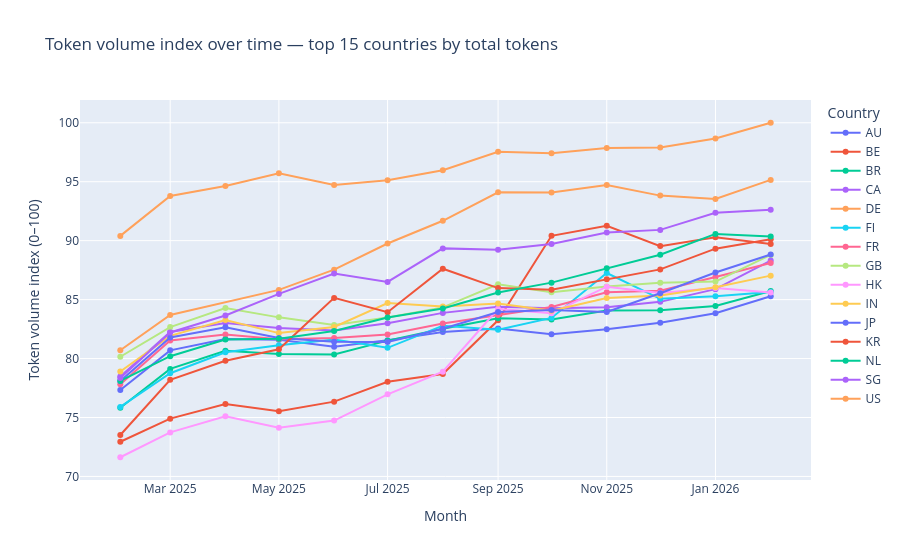

Notebook source saved alongside this figure:
### Code cell
def make_line_chart(data: pd.DataFrame, y_col: str, title: str, y_axis_title: str):
    fig = px.line(
        data,
        x="month_label",
        y=y_col,
        color="country",
        markers=True,
        title=title,
        hover_data={
            "country": True,
            "month_label": True,
            "total_tokens": ":,.0f",
            "token_index": ":.2f",
            "open_source_index": ":.2f",
            "chinese_index": ":.2f",
        },
        category_orders={"month_label": sorted(data["month_label"].unique())},
    )

    fig.update_layout(
        xaxis_title="Month",
        yaxis_title=y_axis_title,
        legend_title_text="Country",
        hovermode="x unified",
    )
    return fig

fig_token = make_line_chart(
    line_df,
    y_col="token_index",
    title=f"Token volume index over time — top {TOP_N_COUNTRIES_FOR_LINES} countries by total tokens",
    y_axis_title="Token volume index (0–100)",
)

fig_open = make_line_chart(
    line_df,
    y_col="open_source_index",
    title=f"Open-source index over time — top {TOP_N_COUNTRIES_FOR_LINES} countries by total tokens",
    y_axis_title="Open-source index (0–100)",
)

fig_chinese = make_line_chart(
    line_df,
    y_col="chinese_index",
    title=f"Chinese model index over time — top {TOP_N_COUNTRIES_FOR_LINES} countries by total tokens",
    y_axis_title="Chinese index (0–100)",
)

fig_token


from IPython.display import display
display(fig_token)

### Figure 1 — Plotly figure (JSON) as saved in the notebook; plotly's stock layout.template omitted (floating-point values rounded to 4 significant figures)
{"data": [{"customdata": [["AU", 38855875491, 16.23, 9.008], ["AU", 98115440687, 15.08, 12.62], ["AU", 128137850772, 16.2, 13.64], ["AU", 125901800051, 19.68, 15.05], ["AU", 107042351509, 21.41, 18.76], ["AU", 124321714870, 36.3, 32.57], ["AU", 150786690315, 36.87, 37.79], ["AU", 163951558243, 33.25, 31.44], ["AU", 143041803882, 27.35, 27.92], ["AU", 160441925321, 21.44, 27.95], ["AU", 187197761663, 31.45, 28.5], ["AU", 233833638583, 26.87, 31.84], ["AU", 348345694436, 14.82, 38.47]], "hovertemplate": "country=%{customdata[0]}<br>month_label=%{x}<br>token_index=%{y:.2f}<br>total_tokens=%{customdata[1]:,.0f}<br>open_source_index=%{customdata[2]:.2f}<br>chinese_index=%{customdata[3]:.2f}<extra></extra>", "legendgroup": "AU", "line": {"color": "#636efa", "dash": "solid"}, "marker": {"symbol": "circle"}, "mode": "lines+markers", "name": "AU", "orientation": "v", "showlegend": true, "type": "scatter", "x": ["2025-02", "2025-03", "2025-04", "2025-05", "2025-06", "2025-07", "2025-08", "2025-09", "2025-10", "2025-11", "2025-12", "2026-01", "2026-02"], "xaxis": "x", "y": [77.34, 80.69, 81.66, 81.6, 81.01, 81.55, 82.25, 82.56, 82.06, 82.48, 83.04, 83.84, 85.29], "yaxis": "y"}, {"customdata": [["BE", 11564653365, 9.487, 6.033], ["BE", 19846660089, 15.67, 13.97], ["BE", 27915737409, 20.28, 12.9], ["BE", 23562914235, 25.2, 21.32], ["BE", 29557477877, 33.15, 23.01], ["BE", 47026936634, 15.38, 18.06], ["BE", 56488696574, 50.59, 44.34], ["BE", 198199026585, 36.87, 19.83], ["BE", 1432046108035, 4.338, 2.748], ["BE", 1812293986979, 1.725, 1.427], ["BE", 1125366260606, 13.53, 8.382], ["BE", 1382847718292, 10.87, 17.91], ["BE", 1184683364663, 6.749, 44.56]], "hovertemplate": "country=%{customdata[0]}<br>month_label=%{x}<br>token_index=%{y:.2f}<br>total_tokens=%{customdata[1]:,.0f}<br>open_source_index=%{customdata[2]:.2f}<br>chinese_index=%{customdata[3]:.2f}<extra></extra>", "legendgroup": "BE", "line": {"color": "#EF553B", "dash": "solid"}, "marker": {"symbol": "circle"}, "mode": "lines+markers", "name": "BE", "orientation": "v", "showlegend": true, "type": "scatter", "x": ["2025-02", "2025-03", "2025-04", "2025-05", "2025-06", "2025-07", "2025-08", "2025-09", "2025-10", "2025-11", "2025-12", "2026-01", "2026-02"], "xaxis": "x", "y": [72.94, 74.9, 76.14, 75.52, 76.35, 78.03, 78.69, 83.24, 90.41, 91.26, 89.54, 90.28, 89.72], "yaxis": "y"}, {"customdata": [["BR", 25618992799, 23.13, 19.13], ["BR", 63555925142, 33.42, 28.78], ["BR", 97191629753, 31.77, 26.27], ["BR", 90040793597, 38.33, 31.55], ["BR", 89045888247, 46.05, 38.66], ["BR", 123207491797, 46.24, 44.81], ["BR", 162381090095, 38.73, 41.36], ["BR", 207820549309, 37.4, 37.46], ["BR", 201708470153, 46.41, 47.41], ["BR", 249977540339, 36.79, 41.53], ["BR", 250229611724, 37.31, 41.7], ["BR", 277695282899, 20.88, 33.72], ["BR", 394436433128, 13.66, 34.17]], "hovertemplate": "country=%{customdata[0]}<br>month_label=%{x}<br>token_index=%{y:.2f}<br>total_tokens=%{customdata[1]:,.0f}<br>open_source_index=%{customdata[2]:.2f}<br>chinese_index=%{customdata[3]:.2f}<extra></extra>", "legendgroup": "BR", "line": {"color": "#00cc96", "dash": "solid"}, "marker": {"symbol": "circle"}, "mode": "lines+markers", "name": "BR", "orientation": "v", "showlegend": true, "type": "scatter", "x": ["2025-02", "2025-03", "2025-04", "2025-05", "2025-06", "2025-07", "2025-08", "2025-09", "2025-10", "2025-11", "2025-12", "2026-01", "2026-02"], "xaxis": "x", "y": [75.83, 79.12, 80.66, 80.38, 80.34, 81.52, 82.52, 83.41, 83.31, 84.08, 84.09, 84.46, 85.74], "yaxis": "y"}, {"customdata": [["CA", 53087496050, 15.21, 13.21], ["CA", 150659244175, 22.95, 16.05], ["CA", 186443190880, 24.96, 20.83], ["CA", 165137212758, 31.85, 24.7], ["CA", 156540106865, 35.8, 33.63], ["CA", 184958025304, 44.68, 45.01], ["CA", 235877915154, 45.81, 45.35], ["CA", 271526008783, 39.52, 33.92], ["CA", 263209911898, 33.44, 35.12], ["CA", 269721355701, 25.02, 31.5], ["CA", 305273763083, 35.52, 35.61], ["CA", 411265485558, 27.3, 32.69], ["CA", 801392604137, 13.59, 53.63]], "hovertemplate": "country=%{customdata[0]}<br>month_label=%{x}<br>token_index=%{y:.2f}<br>total_tokens=%{customdata[1]:,.0f}<br>open_source_index=%{customdata[2]:.2f}<br>chinese_index=%{customdata[3]:.2f}<extra></extra>", "legendgroup": "CA", "line": {"color": "#ab63fa", "dash": "solid"}, "marker": {"symbol": "circle"}, "mode": "lines+markers", "name": "CA", "orientation": "v", "showlegend": true, "type": "scatter", "x": ["2025-02", "2025-03", "2025-04", "2025-05", "2025-06", "2025-07", "2025-08", "2025-09", "2025-10", "2025-11", "2025-12", "2026-01", "2026-02"], "xaxis": "x", "y": [78.47, 82.25, 83.02, 82.58, 82.39, 82.99, 83.87, 84.38, 84.27, 84.36, 84.81, 85.89, 88.31], "yaxis": "y"}, {"customdata": [["DE", 98381294318, 18.81, 8.983], ["DE", 224749874395, 23.97, 15.88], ["DE", 403925268034, 19.83, 13.04], ["DE", 649114491023, 16.51, 11.89], ["DE", 1195558212040, 15.22, 13.57], ["DE", 2036015378765, 28.05, 26.78], ["DE", 3965501953739, 8.133, 7.247], ["DE", 3952665096405, 8.479, 7.126], ["DE", 4715001799669, 9.008, 17.85], ["DE", 3668517212483, 21.98, 17.27], ["DE", 3398236325629, 18.42, 26.38], ["DE", 5300919233514, 7.806, 60.87]], "hovertemplate": "country=%{customdata[0]}<br>month_label=%{x}<br>token_index=%{y:.2f}<br>total_tokens=%{customdata[1]:,.0f}<br>open_source_index=%{customdata[2]:.2f}<br>chinese_index=%{customdata[3]:.2f}<extra></extra>", "legendgroup": "DE", "line": {"color": "#FFA15A", "dash": "solid"}, "marker": {"symbol": "circle"}, "mode": "lines+markers", "name": "DE", "orientation": "v", "showlegend": true, "type": "scatter", "x": ["2025-02", "2025-03", "2025-05", "2025-06", "2025-07", "2025-08", "2025-09", "2025-10", "2025-11", "2025-12", "2026-01", "2026-02"], "xaxis": "x", "y": [80.7, 83.7, 85.82, 87.54, 89.76, 91.69, 94.1, 94.09, 94.73, 93.82, 93.54, 95.15], "yaxis": "y"}, {"customdata": [["FI", 26118873651, 39.2, 34.78], ["FI", 57467093201, 27.8, 22.16], ["FI", 93759136646, 29.03, 13.63], ["FI", 110760064946, 35.11, 16.73], ["FI", 126154333262, 43.52, 30.22], ["FI", 104160602052, 40.95, 25.98], ["FI", 174858244360, 60.5, 18.67], ["FI", 158769640343, 40.64, 23.63], ["FI", 209552816827, 33.18, 23.44], ["FI", 600064773479, 10.85, 9.809], ["FI", 327666514325, 23.69, 14.1], ["FI", 348761589197, 25.25, 22.3], ["FI", 384495515792, 18.83, 34.75]], "hovertemplate": "country=%{customdata[0]}<br>month_label=%{x}<br>token_index=%{y:.2f}<br>total_tokens=%{customdata[1]:,.0f}<br>open_source_index=%{customdata[2]:.2f}<br>chinese_index=%{customdata[3]:.2f}<extra></extra>", "legendgroup": "FI", "line": {"color": "#19d3f3", "dash": "solid"}, "marker": {"symbol": "circle"}, "mode": "lines+markers", "name": "FI", "orientation": "v", "showlegend": true, "type": "scatter", "x": ["2025-02", "2025-03", "2025-04", "2025-05", "2025-06", "2025-07", "2025-08", "2025-09", "2025-10", "2025-11", "2025-12", "2026-01", "2026-02"], "xaxis": "x", "y": [75.9, 78.76, 80.53, 81.13, 81.61, 80.91, 82.79, 82.44, 83.44, 87.26, 85.06, 85.29, 85.64], "yaxis": "y"}, {"customdata": [["FR", 44345952161, 12.85, 7.968], ["FR", 123406835105, 18.82, 9.393], ["FR", 142180793862, 16.6, 12.14], ["FR", 126965844112, 19.36, 15.98], ["FR", 130666613312, 21.73, 15.09], ["FR", 142221793473, 26.57, 23.75], ["FR", 183559720460, 32.23, 28.83], ["FR", 224131573849, 27.02, 22.33], ["FR", 271053203155, 22.21, 24.44], ["FR", 382719338146, 18.14, 22.43], ["FR", 395268157244, 27.1, 25.44], ["FR", 545076772657, 23.61, 23.54], ["FR", 758252962552, 15.77, 28.45]], "hovertemplate": "country=%{customdata[0]}<br>month_label=%{x}<br>token_index=%{y:.2f}<br>total_tokens=%{customdata[1]:,.0f}<br>open_source_index=%{customdata[2]:.2f}<br>chinese_index=%{customdata[3]:.2f}<extra></extra>", "legendgroup": "FR", "line": {"color": "#FF6692", "dash": "solid"}, "marker": {"symbol": "circle"}, "mode": "lines+markers", "name": "FR", "orientation": "v", "showlegend": true, "type": "scatter", "x": ["2025-02", "2025-03", "2025-04", "2025-05", "2025-06", "2025-07", "2025-08", "2025-09", "2025-10", "2025-11", "2025-12", "2026-01", "2026-02"], "xaxis": "x", "y": [77.82, 81.53, 82.04, 81.63, 81.73, 82.04, 82.96, 83.69, 84.38, 85.63, 85.74, 86.91, 88.11], "yaxis": "y"}, {"customdata": [["GB", 84482880556, 18.74, 10.71], ["GB", 169056991291, 20.14, 14.37], ["GB", 264432763929, 18.34, 12.67], ["GB", 212442574050, 22.22, 17.33], ["GB", 177636577306, 29.27, 26.14], ["GB", 211588983727, 30.16, 29.76], ["GB", 268081891786, 22.33, 18.37], ["GB", 460802483891, 16.04, 14.75], ["GB", 382068469077, 18.89, 19.07], ["GB", 436166579585, 25.24, 23.38], ["GB", 477696026049, 39.69, 24.99], ["GB", 491107430904, 29.43, 27.69], ["GB", 915463932397, 13.1, 37.17]], "hovertemplate": "country=%{customdata[0]}<br>month_label=%{x}<br>token_index=%{y:.2f}<br>total_tokens=%{customdata[1]:,.0f}<br>open_source_index=%{customdata[2]:.2f}<br>chinese_index=%{customdata[3]:.2f}<extra></extra>", "legendgroup": "GB", "line": {"color": "#B6E880", "dash": "solid"}, "marker": {"symbol": "circle"}, "mode": "lines+markers", "name": "GB", "orientation": "v", "showlegend": true, "type": "scatter", "x": ["2025-02", "2025-03", "2025-04", "2025-05", "2025-06", "2025-07", "2025-08", "2025-09", "2025-10", "2025-11", "2025-12", "2026-01", "2026-02"], "xaxis": "x", "y": [80.15, 82.67, 84.29, 83.49, 82.85, 83.48, 84.34, 86.3, 85.62, 86.1, 86.43, 86.53, 88.79], "yaxis": "y"}, {"customdata": [["HK", 8042671803, 95.06, 48.21], ["HK", 14391185430, 97.05, 81.53], ["HK", 21027535181, 96.85, 74.22], ["HK", 16076401500, 94.24, 73.43], ["HK", 18959155142, 94.8, 79.39], ["HK", 35064068280, 80.05, 90.89], ["HK", 59546341824, 60.27, 92.97], ["HK", 259033879998, 25.36, 31.64], ["HK", 233998252568, 41.48, 64.86], ["HK", 435762914836, 23.98, 42.12], ["HK", 375152230980, 42.45, 60.01], ["HK", 422971609267, 41.51, 88.06], ["HK", 379587386424, 15.1, 78.98]], "hovertemplate": "country=%{customdata[0]}<br>month_label=%{x}<br>token_index=%{y:.2f}<br>total_tokens=%{customdata[1]:,.0f}<br>open_source_index=%{customdata[2]:.2f}<br>chinese_index=%{customdata[3]:.2f}<extra></extra>", "legendgroup": "HK", "line": {"color": "#FF97FF", "dash": "solid"}, "marker": {"symbol": "circle"}, "mode": "lines+markers", "name": "HK", "orientation": "v", "showlegend": true, "type": "scatter", "x": ["2025-02", "2025-03", "2025-04", "2025-05", "2025-06", "2025-07", "2025-08", "2025-09", "2025-10", "2025-11", "2025-12", "2026-01", "2026-02"], "xaxis": "x", "y": [71.63, 73.74, 75.11, 74.14, 74.74, 76.96, 78.88, 84.21, 83.84, 86.1, 85.56, 85.99, 85.6], "yaxis": "y"}, {"customdata": [["IN", 59910793480, 55.63, 9.23], ["IN", 137643057804, 58.1, 20.28], ["IN", 199920129505, 41.28, 16.97], ["IN", 146954248248, 43.14, 29.77], ["IN", 169641002936, 41.33, 27.21], ["IN", 297013104419, 35.15, 20.21], ["IN", 273763128779, 31.55, 32.87], ["IN", 292987528514, 27.72, 24.97], ["IN", 248165932667, 29.32, 26.42], ["IN", 333734442214, 18.35, 21.29], ["IN", 353377795922, 23.0, 22.13], ["IN", 429143671334, 24.75, 29.32], ["IN", 563983064420, 16.7, 26.17]], "hovertemplate": "country=%{customdata[0]}<br>month_label=%{x}<br>token_index=%{y:.2f}<br>total_tokens=%{customdata[1]:,.0f}<br>open_source_index=%{customdata[2]:.2f}<br>chinese_index=%{customdata[3]:.2f}<extra></extra>", "legendgroup": "IN", "line": {"color": "#FECB52", "dash": "solid"}, "marker": {"symbol": "circle"}, "mode": "lines+markers", "name": "IN", "orientation": "v", "showlegend": true, "type": "scatter", "x": ["2025-02", "2025-03", "2025-04", "2025-05", "2025-06", "2025-07", "2025-08", "2025-09", "2025-10", "2025-11", "2025-12", "2026-01", "2026-02"], "xaxis": "x", "y": [78.91, 81.92, 83.27, 82.16, 82.68, 84.71, 84.41, 84.66, 84.06, 85.13, 85.34, 86.04, 87.03], "yaxis": "y"}, {"customdata": [["JP", 48002476717, 8.132, 6.503], ["JP", 132869321248, 9.998, 9.05], ["JP", 168520669731, 15.74, 13.41], ["JP", 130941441434, 15.11, 12.84], ["JP", 119777046358, 15.85, 14.55], ["JP", 119353899845, 22.05, 22.34], ["JP", 162788857672, 29.01, 29.29], ["JP", 241173161542, 22.33, 21.97], ["JP", 252776971678, 19.97, 20.14], ["JP", 240628084170, 19.67, 22.2], ["JP", 373716278885, 21.0, 24.36], ["JP", 607582096706, 15.56, 16.18], ["JP", 924466971918, 9.291, 38.75]], "hovertemplate": "country=%{customdata[0]}<br>month_label=%{x}<br>token_index=%{y:.2f}<br>total_tokens=%{customdata[1]:,.0f}<br>open_source_index=%{customdata[2]:.2f}<br>chinese_index=%{customdata[3]:.2f}<extra></extra>", "legendgroup": "JP", "line": {"color": "#636efa", "dash": "solid"}, "marker": {"symbol": "circle"}, "mode": "lines+markers", "name": "JP", "orientation": "v", "showlegend": true, "type": "scatter", "x": ["2025-02", "2025-03", "2025-04", "2025-05", "2025-06", "2025-07", "2025-08", "2025-09", "2025-10", "2025-11", "2025-12", "2026-01", "2026-02"], "xaxis": "x", "y": [78.1, 81.79, 82.65, 81.74, 81.42, 81.4, 82.53, 83.95, 84.12, 83.95, 85.54, 87.3, 88.82], "yaxis": "y"}, {"customdata": [["KR", 13531196322, 12.48, 10.01], ["KR", 49199760398, 10.12, 7.969], ["KR", 76795437651, 29.0, 24.77], ["KR", 100581761131, 46.95, 38.53], ["KR", 335016193418, 11.5, 9.946], ["KR", 239456282340, 22.13, 19.83], ["KR", 663328303693, 8.679, 7.814], ["KR", 421167980912, 22.35, 17.87], ["KR", 404863841911, 25.78, 22.26], ["KR", 517959634876, 16.93, 18.34], ["KR", 652911217822, 13.82, 16.3], ["KR", 1060785028779, 46.7, 14.22], ["KR", 1323548288088, 43.42, 38.42]], "hovertemplate": "country=%{customdata[0]}<br>month_label=%{x}<br>token_index=%{y:.2f}<br>total_tokens=%{customdata[1]:,.0f}<br>open_source_index=%{customdata[2]:.2f}<br>chinese_index=%{customdata[3]:.2f}<extra></extra>", "legendgroup": "KR", "line": {"color": "#EF553B", "dash": "solid"}, "marker": {"symbol": "circle"}, "mode": "lines+markers", "name": "KR", "orientation": "v", "showlegend": true, "type": "scatter", "x": ["2025-02", "2025-03", "2025-04", "2025-05", "2025-06", "2025-07", "2025-08", "2025-09", "2025-10", "2025-11", "2025-12", "2026-01", "2026-02"], "xaxis": "x", "y": [73.51, 78.19, 79.81, 80.78, 85.14, 83.93, 87.62, 85.97, 85.83, 86.72, 87.56, 89.32, 90.12], "yaxis": "y"}, {"customdata": [["NL", 47947286499, 15.29, 8.769], ["NL", 85554389356, 21.1, 14.88], ["NL", 126561383868, 19.23, 13.58], ["NL", 128925141447, 20.5, 13.84], ["NL", 154155739800, 21.24, 16.51], ["NL", 211330060457, 31.07, 30.63], ["NL", 261702005488, 30.85, 31.49], ["NL", 379824965000, 20.05, 19.26], ["NL", 478702325637, 15.75, 15.68], ["NL", 671066286696, 9.142, 12.15], ["NL", 920707087250, 11.5, 15.9], ["NL", 1497783115687, 13.54, 18.88], ["NL", 1412819026214, 11.24, 19.06]], "hovertemplate": "country=%{customdata[0]}<br>month_label=%{x}<br>token_index=%{y:.2f}<br>total_tokens=%{customdata[1]:,.0f}<br>open_source_index=%{customdata[2]:.2f}<br>chinese_index=%{customdata[3]:.2f}<extra></extra>", "legendgroup": "NL", "line": {"color": "#00cc96", "dash": "solid"}, "marker": {"symbol": "circle"}, "mode": "lines+markers", "name": "NL", "orientation": "v", "showlegend": true, "type": "scatter", "x": ["2025-02", "2025-03", "2025-04", "2025-05", "2025-06", "2025-07", "2025-08", "2025-09", "2025-10", "2025-11", "2025-12", "2026-01", "2026-02"], "xaxis": "x", "y": [78.1, 80.2, 81.62, 81.68, 82.33, 83.47, 84.25, 85.6, 86.44, 87.66, 88.81, 90.57, 90.36], "yaxis": "y"}, {"customdata": [["SG", 51343300230, 13.51, 6.492], ["SG", 149143605895, 25.41, 9.594], ["SG", 221726603133, 20.77, 8.156], ["SG", 367564970141, 16.78, 8.495], ["SG", 592177100623, 13.73, 9.553], ["SG", 486963236635, 19.31, 16.16], ["SG", 1067259341654, 17.29, 23.37], ["SG", 1035832717339, 18.36, 23.79], ["SG", 1181955459334, 16.92, 26.79], ["SG", 1550170141573, 11.27, 23.47], ["SG", 1645694537943, 14.77, 27.65], ["SG", 2453950856077, 10.1, 22.44], ["SG", 2634644787139, 7.819, 30.75]], "hovertemplate": "country=%{customdata[0]}<br>month_label=%{x}<br>token_index=%{y:.2f}<br>total_tokens=%{customdata[1]:,.0f}<br>open_source_index=%{customdata[2]:.2f}<br>chinese_index=%{customdata[3]:.2f}<extra></extra>", "legendgroup": "SG", "line": {"color": "#ab63fa", "dash": "solid"}, "marker": {"symbol": "circle"}, "mode": "lines+markers", "name": "SG", "orientation": "v", "showlegend": true, "type": "scatter", "x": ["2025-02", "2025-03", "2025-04", "2025-05", "2025-06", "2025-07", "2025-08", "2025-09", "2025-10", "2025-11", "2025-12", "2026-01", "2026-02"], "xaxis": "x", "y": [78.35, 82.21, 83.65, 85.48, 87.21, 86.5, 89.34, 89.24, 89.71, 90.7, 90.91, 92.36, 92.62], "yaxis": "y"}, {"customdata": [["US", 1429416136740, 19.22, 6.783], ["US", 3641842018302, 23.49, 8.545], ["US", 4605983091956, 22.96, 10.24], ["US", 6197542189193, 17.89, 9.858], ["US", 4715854895068, 26.6, 16.32], ["US", 5270748215722, 34.1, 24.01], ["US", 6654268970318, 35.88, 31.34], ["US", 10259924215413, 21.22, 17.03], ["US", 9871415445131, 22.93, 18.69], ["US", 11150595887249, 20.29, 20.03], ["US", 11303551735006, 28.68, 26.05], ["US", 13996813796989, 26.97, 27.43], ["US", 20190239809721, 20.54, 42.87]], "hovertemplate": "country=%{customdata[0]}<br>month_label=%{x}<br>token_index=%{y:.2f}<br>total_tokens=%{customdata[1]:,.0f}<br>open_source_index=%{customdata[2]:.2f}<br>chinese_index=%{customdata[3]:.2f}<extra></extra>", "legendgroup": "US", "line": {"color": "#FFA15A", "dash": "solid"}, "marker": {"symbol": "circle"}, "mode": "lines+markers", "name": "US", "orientation": "v", "showlegend": true, "type": "scatter", "x": ["2025-02", "2025-03", "2025-04", "2025-05", "2025-06", "2025-07", "2025-08", "2025-09", "2025-10", "2025-11", "2025-12", "2026-01", "2026-02"], "xaxis": "x", "y": [90.4, 93.79, 94.64, 95.72, 94.73, 95.13, 95.98, 97.55, 97.41, 97.85, 97.9, 98.67, 100.0], "yaxis": "y"}], "layout": {"hovermode": "x unified", "legend": {"title": {"text": "Country"}, "tracegroupgap": 0}, "title": {"text": "Token volume index over time — top 15 countries by total tokens"}, "xaxis": {"anchor": "y", "categoryarray": ["2025-02", "2025-03", "2025-04", "2025-05", "2025-06", "2025-07", "2025-08", "2025-09", "2025-10", "2025-11", "2025-12", "2026-01", "2026-02"], "categoryorder": "array", "domain": [0, 1], "title": {"text": "Month"}}, "yaxis": {"anchor": "x", "domain": [0, 1], "title": {"text": "Token volume index (0–100)"}}}}
